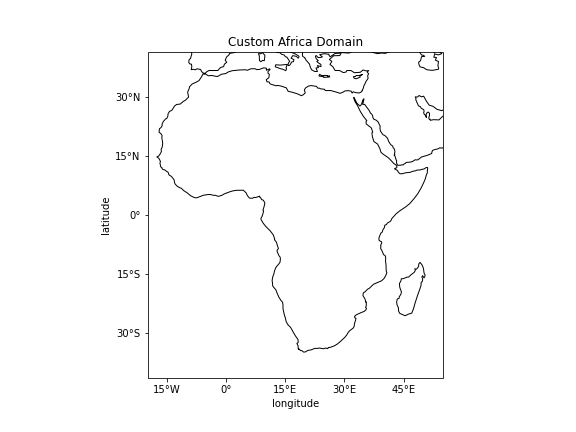

Reproduce this figure in Python.
import numpy as np
import matplotlib.pyplot as plt
from emcpy.plots import CreatePlot, CreateFigure
from emcpy.plots.map_tools import Domain, MapProjection

# Create dictionary with information pertaining to
# Africa domain
africa_dict = {
    "extent": (-20, 55, -35, 35),
    "xticks": (-15, 0, 15, 30, 45),
    "yticks": (-30, -15, 0, 15, 30),
    "cenlon": 20.,
    "cenlat": -10.
}

# Create plot object and add features
plot1 = CreatePlot()
plot1.projection = 'plcarr'
# Add data as a tuple with 'custom' as domain name
# and `africa_dict` as dictionary 
plot1.domain = ('custom', africa_dict)
plot1.add_map_features(['coastline'])
plot1.add_xlabel(xlabel='longitude')
plot1.add_ylabel(ylabel='latitude')
plot1.add_title(label='Custom Africa Domain', loc='center',
                fontsize=12)

fig = CreateFigure()
fig.plot_list = [plot1]
fig.create_figure()
fig.save_figure('custom_map_domain.png')
